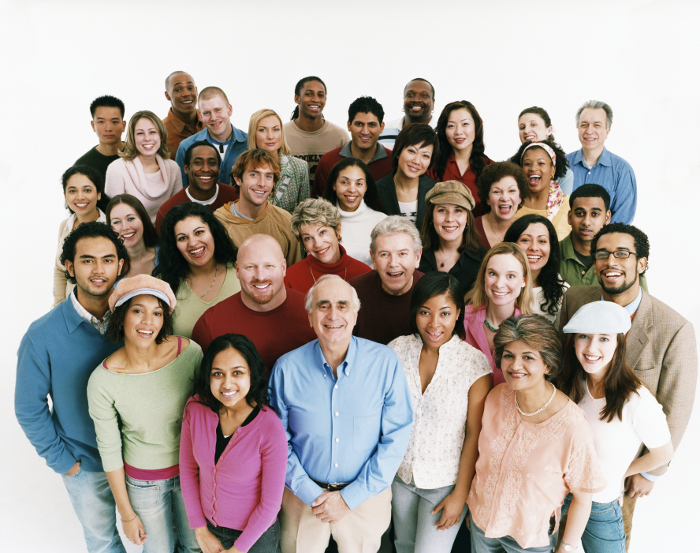
#> input picture day12/people.jpg, 700 x 553 px
$ python qa5.py   (Python 2 division)
#> lines starting #> are read from the running program, lines starting #| are printed output that depends on the picture; after the words box and inside, x2 and y2 are one past the last pixel; in counts of white or black regions, pixels touching at a corner belong together
'''
Write a program to do face detection and eyes detection using
haarclassifiers.
'''

import numpy as np
import cv2 as cv
face_cascade=cv.CascadeClassifier('haarcascade_face.xml')
eye_cascade=cv.CascadeClassifier('haarcascade_eye.xml')
img=cv.imread('people.jpg')
#> img is the input picture: shape (553, 700, 3); mean B, G, R 161.2, 167.2, 177.2
gray=cv.cvtColor(img,cv.COLOR_BGR2GRAY)
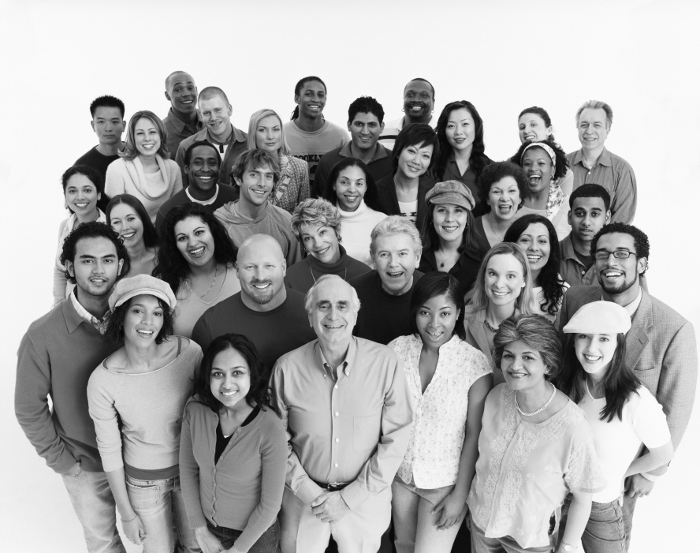
#> gray: shape (553, 700); min 4, max 255, mean 169.5
faces=face_cascade.detectMultiScale(gray,1.1)
#> faces = 32 rows, first 6: [299, 81, 32, 32], [254, 117, 33, 33], [130, 120, 33, 33], [517, 150, 36, 36], [91, 107, 36, 36], [348, 112, 34, 34]
print faces
#> (printed output is left out)
for (x,y,w,h) in faces:
	cv.rectangle(img,(x,y),(x+w,y+h),(255,0,0),2)

	roi_gray=gray[y:y+h,x:x+w]
	roi_color=img[y:y+h,x:x+w]
	eyes=eye_cascade.detectMultiScale(roi_gray)
	for (ex,ey,ew,eh) in eyes:
		#cv.rectangle(roi_color,(ex,ey),(ex+ew,ey+eh),(0,255,0),2)
		cv.circle(roi_color,(ex+20,ey+10), 25, (0,255,0), 2)
#> this loop made 32 passes
#> (x, y, w, h) on passes 1 to 12: (299, 81, 32, 32), (254, 117, 33, 33), (130, 120, 33, 33), (517, 150, 36, 36), (91, 107, 36, 36), (348, 112, 34, 34), (186, 148, 38, 38), (244, 161, 37, 37), (333, 168, 39, 39), (486, 177, 37, 37), (69, 238, 58, 58), (58, 173, 45, 45)
#> (x, y, w, h, eyes) on passes 24, 26, 27, 29, 30: (411, 294, 50, 50, [[22, 8, 22, 22]]), (492, 337, 53, 53, [[22, 9, 22, 22]]), (201, 352, 56, 56, [[7, 11, 20, 20], [25, 10, 22, 22]]), (567, 317, 56, 56, [[22, 8, 24, 24]]), (302, 281, 62, 62, [[28, 13, 22, 22], [12, 14, 21, 21]])
#> pass 1, `roi_gray=gray[y:y+h,x:x+w]`:
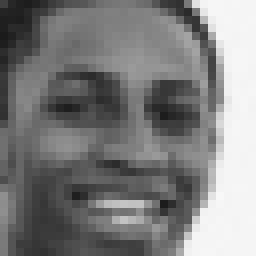
#> roi_gray: shape (32, 32) (shown 8 times larger); min 27, max 248, mean 125.9
#> pass 1, `roi_color=img[y:y+h,x:x+w]`:
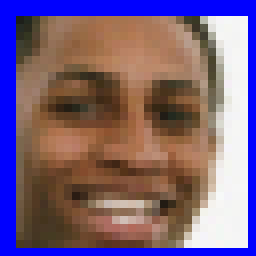
#> roi_color: shape (32, 32, 3) (shown 8 times larger); mean B, G, R 124.3, 97.1, 121.9
#> pass 2, `roi_color=img[y:y+h,x:x+w]`:
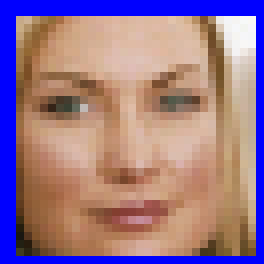
#> roi_color: shape (33, 33, 3) (shown 8 times larger); mean B, G, R 139.5, 118.3, 152.1
#> after the loop:
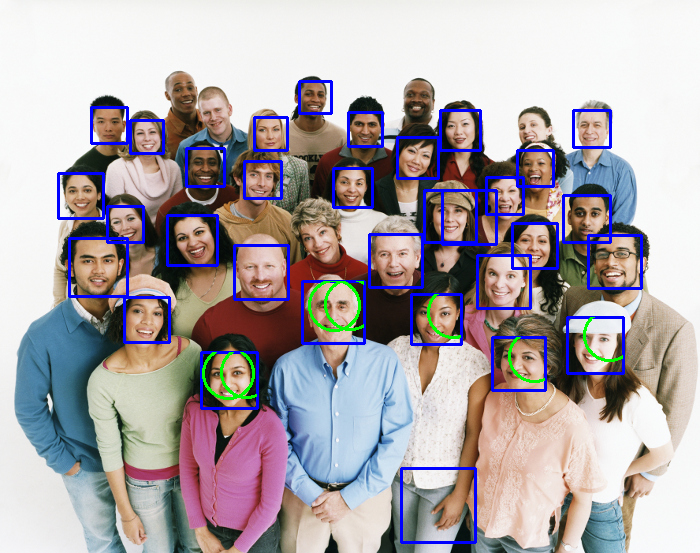
#> img: shape (553, 700, 3); 4.93% of pixels changed, all inside (x1, y1, x2, y2) = (57, 80, 643, 544)
#> after the loop:
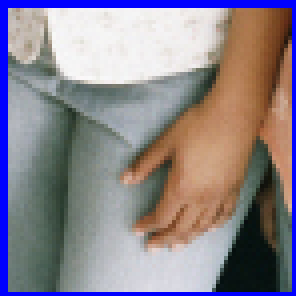
#> roi_color: shape (74, 74, 3) (shown 4 times larger); mean B, G, R 140.9, 130.9, 138.6
#> after the loop:
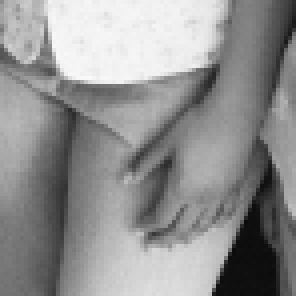
#> roi_gray: shape (74, 74) (shown 4 times larger); min 11, max 249, mean 144.6


cv.imshow('dst',img)
cv.imshow('Gray',gray)
cv.waitKey(0)

$ run again, with day12/face.jpg copied over day12/people.jpg
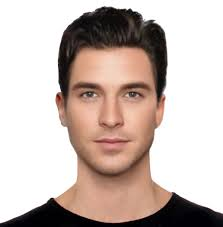
#> input picture day12/face.jpg, 223 x 227 px
#> img is the input picture: shape (227, 223, 3); mean B, G, R 179, 185.6, 200.6
#> `gray=cv.cvtColor(img,cv.COLOR_BGR2GRAY)`:
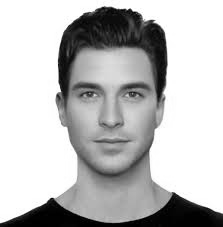
#> gray: shape (227, 223); min 0, max 255, mean 189.3
#> faces = [[54, 50, 115, 115]]
#| [[ 54  50 115 115]]
#> the loop `for (x,y,w,h) in faces:` made 1 pass
#> (x, y, w, h, eyes) on pass 1: (54, 50, 115, 115, [[19, 30, 28, 28], [64, 30, 28, 28]])
#> after the loop `for (x,y,w,h) in faces:`:
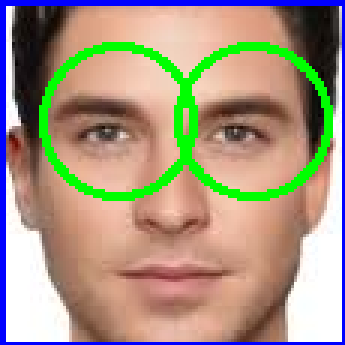
#> roi_color: shape (115, 115, 3) (shown 3 times larger); mean B, G, R 130.4, 150.4, 165.4
